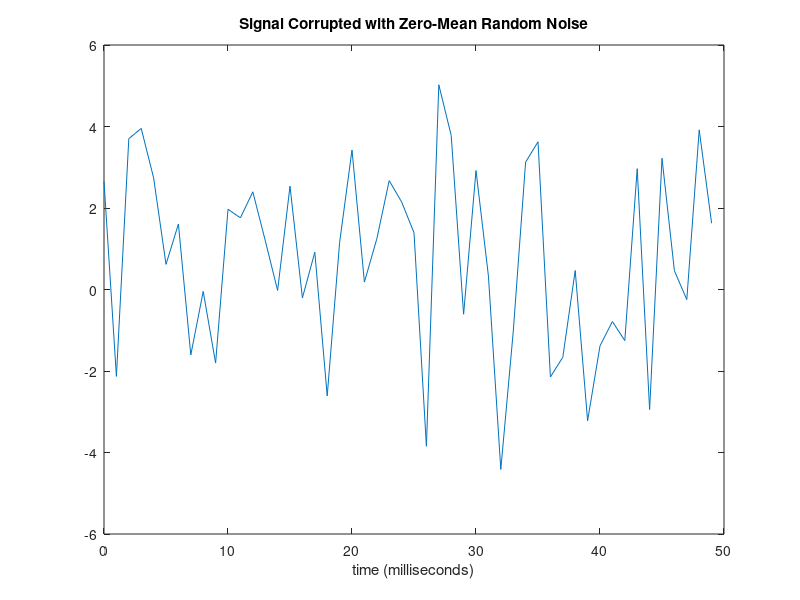
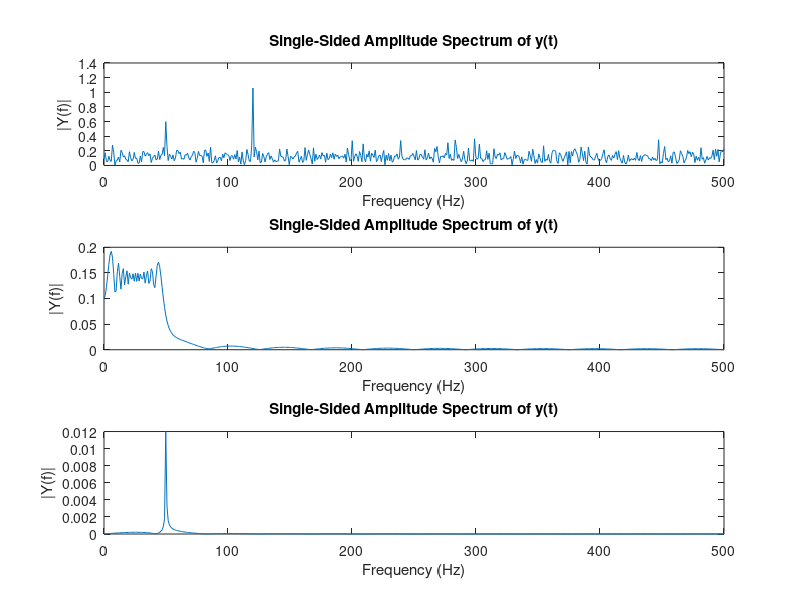

The MATLAB script that drew these images, in order:
Fs = 1000;                    % Sampling frequency
T = 1/Fs;                     % Sample time 
L = 1000;                     % Length of signal
t = (0:L-1)*T;                % Time vector 

% Sum of a 50 Hz sinusoid and a 120 Hz sinusoid

x = 0.7*sin(2*pi*50*t) + sin(2*pi*120*t); 
y = x + 2*randn(size(t));     % Sinusoids plus noise
plot(Fs*t(1:50),y(1:50)) 
title('Signal Corrupted with Zero-Mean Random Noise')
xlabel('time (milliseconds)') 

NFFT = 2^nextpow2(L); % Next power of 2 from length of y
Y = fft(y,NFFT)/L; 
f = Fs/2*linspace(0,1,NFFT/2+1);

fe=figure(66);

subplot(311)
% Plot single-sided amplitude spectrum.
plot(f,2*abs(Y(1:NFFT/2+1))) 
title('Single-Sided Amplitude Spectrum of y(t)')
xlabel('Frequency (Hz)')
ylabel('|Y(f)|')

%%%%%%%%%%%%%%%%%%%%%%%%%%%%%%%%%%%%%%%%%%%%%%%%%

% Sinus sweep
Fs=1000;
T=1/Fs;
L=1000;
time=[0:L-1]*T;
f0=0; f1=50;
yChirp=chirp(time,f0,L*T,f1);
ysi=1000*sinc((time-length(time)/4)*100);

NFFT = 2^nextpow2(L); % Next power of 2 from length of y
Ychirp = fft(yChirp,NFFT)/L; 
Ysi = fft(ysi,NFFT)/L; 
f = Fs/2*linspace(0,1,NFFT/2+1);

subplot(312);
% Plot single-sided amplitude spectrum.
plot(f,2*abs(Ychirp(1:NFFT/2+1))) 
title('Single-Sided Amplitude Spectrum of y(t)')
xlabel('Frequency (Hz)')
ylabel('|Y(f)|')

subplot(313);
% Plot single-sided amplitude spectrum.
plot(f,2*abs(Ysi(1:NFFT/2+1))) 
title('Single-Sided Amplitude Spectrum of y(t)')
xlabel('Frequency (Hz)')
ylabel('|Y(f)|')
